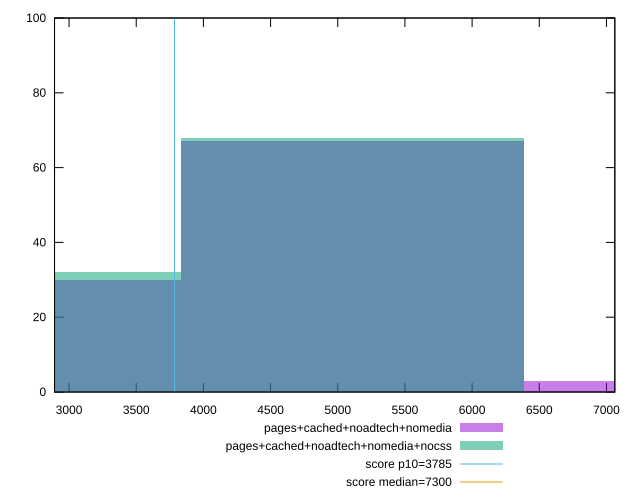

Source code (gnuplot):
reset

$pagesCachedNoadtechNomedia <<EOF
7666.507489213105 3
5111.0049928087365 67
2555.5024964043682 30
EOF

$pagesCachedNoadtechNomediaNocss <<EOF
5111.0049928087365 68
2555.5024964043682 32
EOF

set key outside below
set boxwidth 2555.5024964043682
set xrange [2891.93275:7062.218999999999]
set yrange [0:100]
set trange [0:100]
set style fill transparent solid 0.5 noborder

set parametric
set terminal svg size 640, 500 enhanced background rgb 'white'
set output "report_00017_2021-02-10T15-08-03.406Z/interactive/comparison/histogram/3_vs_4.svg"

plot $pagesCachedNoadtechNomedia title "pages+cached+noadtech+nomedia" with boxes, \
     $pagesCachedNoadtechNomediaNocss title "pages+cached+noadtech+nomedia+nocss" with boxes, \
     3785,t title "score p10=3785", \
     7300,t title "score median=7300"

reset
